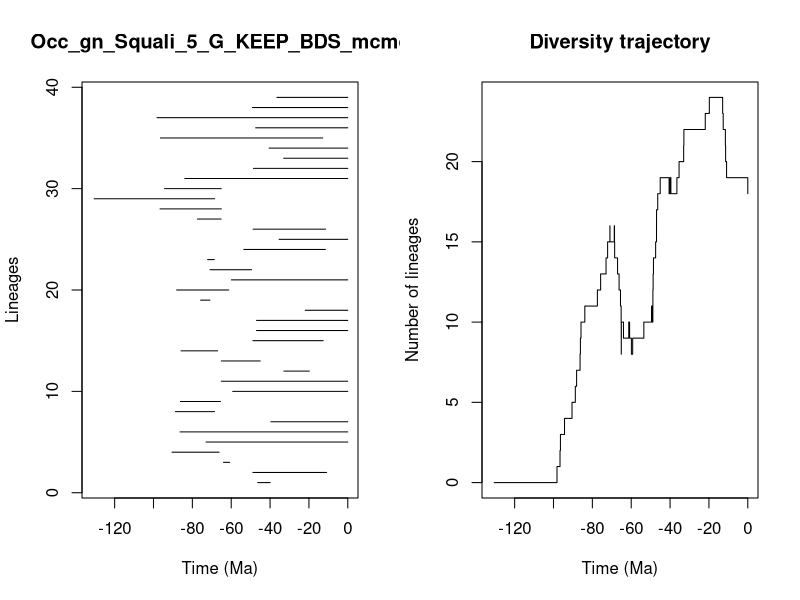

Write R code to recreate this figure.


pdf(file='../Results/Genus/5_MA_bins_EXT_EP_FT/pyrate_mcmc_logs/Occ_gn_Squali_5_G_KEEP_BDS_mcmc_LTT.pdf',width=0.6*20, height=0.6*10)
title = "Occ_gn_Squali_5_G_KEEP_BDS_mcmc"
ts=c(46.34905558491144, 48.8584940120742,63.97535242523312,90.46756756615784,72.94930886206907,86.32083969318897,39.58115486206337,88.76529383670936,86.14951753464317,59.24126365787408,65.11632009302008,32.88822310346817,65.09997742087471,85.84034028941805,48.839996400453785,46.978842684375024,46.96044009510334,21.88445298103742,75.74667611324563,88.10575847603586,59.90575614074879,70.92584445207642,72.14442365705801,53.50227981621157,35.36025035340117,48.71919818618042,77.41337301372668,96.63989133083847,130.53823870440075,94.32968483605055,83.88026626843592,48.55022700702621,33.00415886665299,40.50052161176127,96.42903627168533,47.4293637741394,98.20044943407602,49.101406863513475,36.486402266071615)
te=c(39.93804298467545, 10.916265562821858,60.822554803014896,66.23650910859755,0.0,0.0,0.0,68.59394782204275,65.51925705023861,0.0,0.0,19.787952197650412,45.076218132583115,67.02629582670716,12.649417966252074,0.0,0.0,0.0,70.96386205619011,61.2654688768664,0.0,49.54684806864142,68.72143566990368,11.530881399947152,0.0,11.404257581402707,65.18084021211033,65.07197233620894,68.52447055106835,65.135979574059,0.0,0.0,0.0,0.0,12.933381929552446,0.0,0.0,0.0,0.0)
div_traj=c(0, 1,2,3,4,5,6,7,8,9,10,11,12,13,14,15,16,15,16,15,14,13,12,11,10,9,8,9,10,9,10,9,8,9,10,11,10,11,12,13,14,15,16,17,18,19,18,19,18,19,20,21,22,23,24,23,22,21,20,19,18)
time_events=c(130.53823870440075, 98.20044943407602,96.63989133083847,96.42903627168533,94.32968483605055,90.46756756615784,88.76529383670936,88.10575847603586,86.32083969318897,86.14951753464317,85.84034028941805,83.88026626843592,77.41337301372668,75.74667611324563,72.94930886206907,72.14442365705801,70.96386205619011,70.92584445207642,68.72143566990368,68.59394782204275,68.52447055106835,67.02629582670716,66.23650910859755,65.51925705023861,65.18084021211033,65.135979574059,65.11632009302008,65.09997742087471,65.07197233620894,63.97535242523312,61.2654688768664,60.822554803014896,59.90575614074879,59.24126365787408,53.50227981621157,49.54684806864142,49.101406863513475,48.8584940120742,48.839996400453785,48.71919818618042,48.55022700702621,47.4293637741394,46.978842684375024,46.96044009510334,46.34905558491144,45.076218132583115,40.50052161176127,39.93804298467545,39.58115486206337,36.486402266071615,35.36025035340117,33.00415886665299,32.88822310346817,21.88445298103742,19.787952197650412,12.933381929552446,12.649417966252074,11.530881399947152,11.404257581402707,10.916265562821858,0.0)
                par(mfrow=c(1,2))
                L = length(ts)
                plot(ts, 1:L , xlim=c(-max(ts)-1,0), pch=20, type="n", main=title,xlab="Time (Ma)",ylab="Lineages")
                for (i in 1:L){segments(x0=-te[i],y0=i,x1=-ts[i],y1=i)}    
                t = -time_events
                plot(div_traj ~ t,type="s", main = "Diversity trajectory",xlab="Time (Ma)",ylab="Number of lineages",xlim=c(-max(ts)-1,0))
                abline(v=c(65,200,251,367,445),lty=2,col="gray")
                
